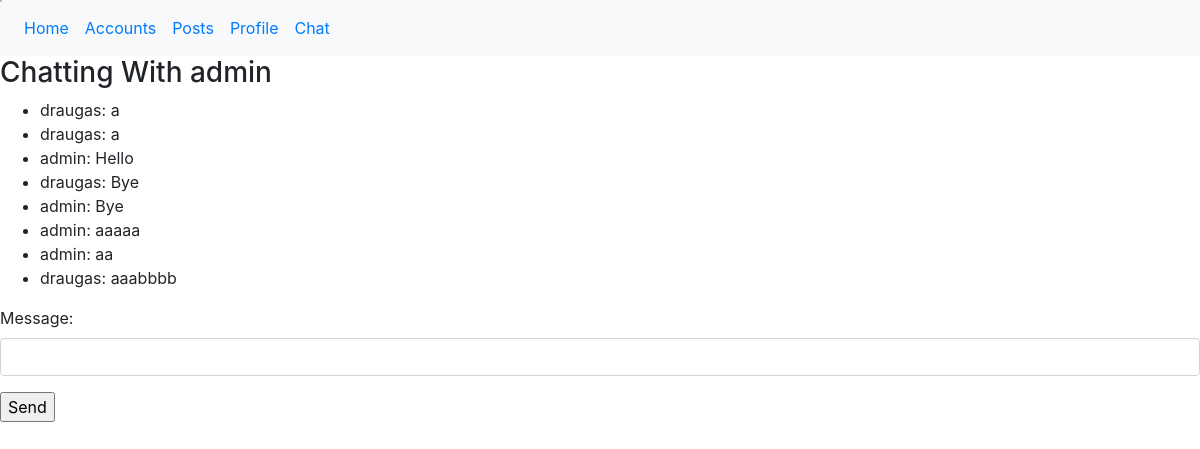
/chat/admin (signed in), run on the app's committed database.
### chat/models.py (models this page shows, shortened)
class Thread(models.Model):
    first        = models.ForeignKey(settings.AUTH_USER_MODEL, on_delete=models.CASCADE, related_name='chat_thread_first')
    second       = models.ForeignKey(settings.AUTH_USER_MODEL, on_delete=models.CASCADE, related_name='chat_thread_second')
    updated      = models.DateTimeField(auto_now=True)
    timestamp    = models.DateTimeField(auto_now_add=True)
    objects      = ThreadManager()

class ChatMessage(models.Model):
    thread      = models.ForeignKey(Thread, null=True, blank=True, on_delete=models.SET_NULL)
    user        = models.ForeignKey(settings.AUTH_USER_MODEL, verbose_name='sender', on_delete=models.CASCADE)
    message     = models.TextField()
    timestamp   = models.DateTimeField(auto_now_add=True)

### chat/views.py (the view, shortened to what this page needs)
# urls.py: re_path(r"^(?P<username>[\w.@+-]+)", ThreadView.as_view()),
class ThreadView(LoginRequiredMixin, FormMixin, DetailView):
    template_name = 'chat/thread.html'
    form_class = ComposeForm
    success_url = './'
    def get_object(self):
        other_username  = self.kwargs.get("username")
        obj, created    = Thread.objects.get_or_new(self.request.user, other_username)
        if obj == None:
            raise Http404
        return obj
    def get_context_data(self, **kwargs):
        context = super().get_context_data(**kwargs)
        context['form'] = self.get_form()
        return context

### chat/forms.py
class ComposeForm(forms.Form):
    message = forms.CharField(
            widget=forms.TextInput(
                attrs={"class": "form-control"}
                )
            )

### chat/models.py (called while the page is built, shortened)
    def get_or_new(self, user, other_username): # get_or_create
        username = user.username
        if username == other_username:
            return None
        qlookup1 = Q(first__username=username) & Q(second__username=other_username)
        qlookup2 = Q(first__username=other_username) & Q(second__username=username)
        qs = self.get_queryset().filter(qlookup1 | qlookup2).distinct()
        if qs.count() == 1:
            return qs.first(), False
        elif qs.count() > 1:
            return qs.order_by('timestamp').first(), False

### chat/templates/chat/thread.html (shortened to what this page needs)
{% extends 'main/base.html' %}
{% block content %}
<h3>Chatting With {% if user != object.first %}{{ object.first }}{% else %}{{ object.second }}{% endif %}</h3>
<ul id='chat-items'>
{% for chat in object.chatmessage_set.all %}
<li>{{ chat.user }}: {{ chat.message }}</li>
{% endfor %}
</ul>
<form action="" method="POST" add target="hiddenFrame">
{{ form.as_p }}
<input type="Submit" name="submit" value="Send" onClick="window.location.reload();" />
</form>
{% endblock %}

### data on the page
Thread: second "admin"
ChatMessage: user "draugas", message "a"
ChatMessage: user "draugas", message "a"
ChatMessage: user "admin", message "Hello"
ChatMessage: user "draugas", message "Bye"
ChatMessage: user "admin", message "Bye"
ChatMessage: user "admin", message "aaaaa"
ChatMessage: user "admin", message "aa"
ChatMessage: user "draugas", message "aaabbbb"
